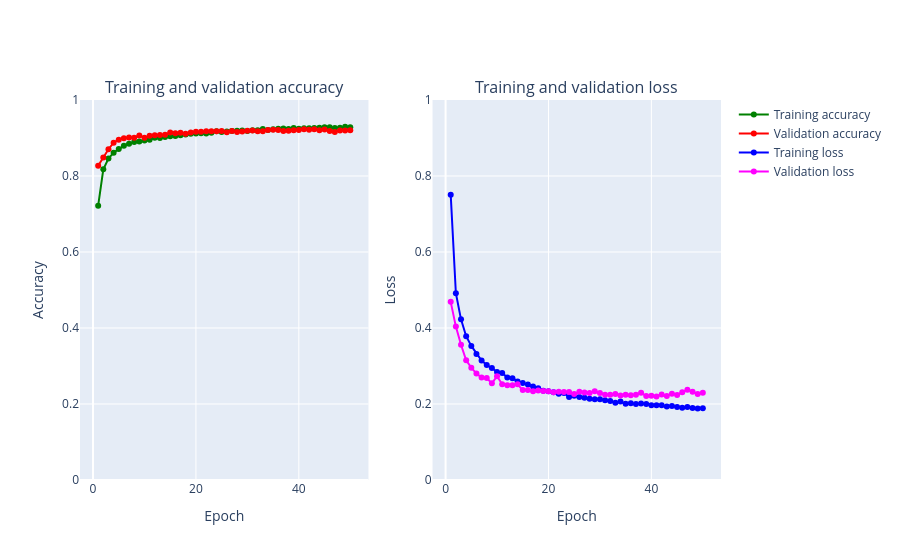

The code cell stored with this chart in its notebook:
### Markdown cell above
Progresión del accuracy y la función de perdida sobre los dataset de entrenamiento y validación, a medida que el modelo se entrenaba.

### Code cell
plot_accuracy_and_loss(train_model)

### Figure 1 — Plotly figure (JSON) as saved in the notebook; plotly's stock layout.template omitted (floating-point values rounded to 4 significant figures)
{"data": [{"marker": {"color": "Green"}, "mode": "markers+lines", "name": "Training accuracy", "text": ["1", "2", "3", "4", "5", "6", "7", "8", "9", "10", "11", "12", "13", "14", "15", "16", "17", "18", "19", "20", "21", "22", "23", "24", "25", "26", "27", "28", "29", "30", "31", "32", "33", "34", "35", "36", "37", "38", "39", "40", "41", "42", "43", "44", "45", "46", "47", "48", "49", "50"], "type": "scatter", "x": [1, 2, 3, 4, 5, 6, 7, 8, 9, 10, 11, 12, 13, 14, 15, 16, 17, 18, 19, 20, 21, 22, 23, 24, 25, 26, 27, 28, 29, 30, 31, 32, 33, 34, 35, 36, 37, 38, 39, 40, 41, 42, 43, 44, 45, 46, 47, 48, 49, 50], "xaxis": "x", "y": [0.7219, 0.8177, 0.8459, 0.8613, 0.8708, 0.8795, 0.8849, 0.8891, 0.8911, 0.8935, 0.8955, 0.9006, 0.9001, 0.9027, 0.9045, 0.9055, 0.9075, 0.9091, 0.9109, 0.9121, 0.9125, 0.9121, 0.9138, 0.9178, 0.9158, 0.9168, 0.9183, 0.9192, 0.9198, 0.9184, 0.9207, 0.9204, 0.9237, 0.9213, 0.9233, 0.9241, 0.9251, 0.9234, 0.9261, 0.9244, 0.9256, 0.9259, 0.9266, 0.9268, 0.9282, 0.9282, 0.9265, 0.927, 0.9294, 0.928], "yaxis": "y"}, {"marker": {"color": "Red"}, "mode": "markers+lines", "name": "Validation accuracy", "text": ["1", "2", "3", "4", "5", "6", "7", "8", "9", "10", "11", "12", "13", "14", "15", "16", "17", "18", "19", "20", "21", "22", "23", "24", "25", "26", "27", "28", "29", "30", "31", "32", "33", "34", "35", "36", "37", "38", "39", "40", "41", "42", "43", "44", "45", "46", "47", "48", "49", "50"], "type": "scatter", "x": [1, 2, 3, 4, 5, 6, 7, 8, 9, 10, 11, 12, 13, 14, 15, 16, 17, 18, 19, 20, 21, 22, 23, 24, 25, 26, 27, 28, 29, 30, 31, 32, 33, 34, 35, 36, 37, 38, 39, 40, 41, 42, 43, 44, 45, 46, 47, 48, 49, 50], "xaxis": "x", "y": [0.8267, 0.849, 0.8704, 0.8875, 0.8956, 0.8992, 0.9015, 0.9008, 0.9068, 0.9003, 0.9062, 0.9074, 0.908, 0.9083, 0.9147, 0.9127, 0.914, 0.9115, 0.9147, 0.9162, 0.9163, 0.9178, 0.9181, 0.918, 0.9185, 0.9148, 0.9182, 0.9159, 0.9168, 0.9188, 0.92, 0.918, 0.9179, 0.9209, 0.9214, 0.9211, 0.9183, 0.919, 0.9206, 0.921, 0.9233, 0.9216, 0.9233, 0.9207, 0.9221, 0.9183, 0.916, 0.9199, 0.92, 0.9203], "yaxis": "y"}, {"marker": {"color": "Blue"}, "mode": "markers+lines", "name": "Training loss", "text": ["1", "2", "3", "4", "5", "6", "7", "8", "9", "10", "11", "12", "13", "14", "15", "16", "17", "18", "19", "20", "21", "22", "23", "24", "25", "26", "27", "28", "29", "30", "31", "32", "33", "34", "35", "36", "37", "38", "39", "40", "41", "42", "43", "44", "45", "46", "47", "48", "49", "50"], "type": "scatter", "x": [1, 2, 3, 4, 5, 6, 7, 8, 9, 10, 11, 12, 13, 14, 15, 16, 17, 18, 19, 20, 21, 22, 23, 24, 25, 26, 27, 28, 29, 30, 31, 32, 33, 34, 35, 36, 37, 38, 39, 40, 41, 42, 43, 44, 45, 46, 47, 48, 49, 50], "xaxis": "x2", "y": [0.7504, 0.4916, 0.4228, 0.3784, 0.353, 0.3318, 0.3144, 0.3026, 0.2946, 0.2842, 0.2817, 0.2695, 0.2676, 0.2594, 0.255, 0.2512, 0.2463, 0.2413, 0.2349, 0.2336, 0.2311, 0.2271, 0.2289, 0.2186, 0.2216, 0.2187, 0.2163, 0.214, 0.2126, 0.2126, 0.2097, 0.2076, 0.2033, 0.2066, 0.2005, 0.2021, 0.1998, 0.2013, 0.1997, 0.1966, 0.1968, 0.197, 0.1931, 0.1948, 0.1923, 0.19, 0.1918, 0.1894, 0.1881, 0.1887], "yaxis": "y2"}, {"marker": {"color": "Magenta"}, "mode": "markers+lines", "name": "Validation loss", "text": ["1", "2", "3", "4", "5", "6", "7", "8", "9", "10", "11", "12", "13", "14", "15", "16", "17", "18", "19", "20", "21", "22", "23", "24", "25", "26", "27", "28", "29", "30", "31", "32", "33", "34", "35", "36", "37", "38", "39", "40", "41", "42", "43", "44", "45", "46", "47", "48", "49", "50"], "type": "scatter", "x": [1, 2, 3, 4, 5, 6, 7, 8, 9, 10, 11, 12, 13, 14, 15, 16, 17, 18, 19, 20, 21, 22, 23, 24, 25, 26, 27, 28, 29, 30, 31, 32, 33, 34, 35, 36, 37, 38, 39, 40, 41, 42, 43, 44, 45, 46, 47, 48, 49, 50], "xaxis": "x2", "y": [0.4688, 0.4037, 0.3557, 0.3152, 0.2956, 0.28, 0.2696, 0.2682, 0.2543, 0.2731, 0.2521, 0.2494, 0.2496, 0.2518, 0.2365, 0.2372, 0.2335, 0.2359, 0.2343, 0.2334, 0.2311, 0.2321, 0.2316, 0.2313, 0.226, 0.2321, 0.2303, 0.2289, 0.2334, 0.229, 0.2247, 0.2242, 0.2262, 0.2222, 0.2242, 0.2228, 0.2245, 0.2293, 0.221, 0.2216, 0.2199, 0.2248, 0.2214, 0.227, 0.2236, 0.2307, 0.2377, 0.2324, 0.2265, 0.2294], "yaxis": "y2"}], "layout": {"annotations": [{"font": {"size": 16}, "showarrow": false, "text": "Training and validation accuracy", "x": 0.225, "xanchor": "center", "xref": "paper", "y": 1, "yanchor": "bottom", "yref": "paper"}, {"font": {"size": 16}, "showarrow": false, "text": "Training and validation loss", "x": 0.775, "xanchor": "center", "xref": "paper", "y": 1, "yanchor": "bottom", "yref": "paper"}], "xaxis": {"anchor": "y", "domain": [0, 0.45], "title": {"text": "Epoch"}}, "xaxis2": {"anchor": "y2", "domain": [0.55, 1], "title": {"text": "Epoch"}}, "yaxis": {"anchor": "x", "domain": [0, 1], "range": [0, 1], "title": {"text": "Accuracy"}}, "yaxis2": {"anchor": "x2", "domain": [0, 1], "range": [0, 1], "title": {"text": "Loss"}}}}
